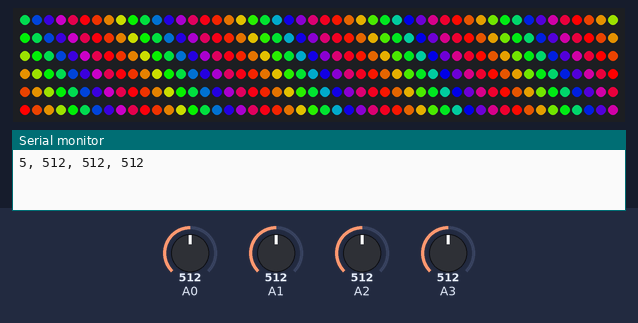
The sketch below on a simulated Arduino Uno, built with avr-gcc and run on an emulated ATmega328P. Shown: 300 RGB LEDs in strip order, left to right, continuing on the next row, the last lines printed to the serial monitor. Inputs (shaded band) come from the test bench; at power-on: A0 = 512, A1 = 512, A2 = 512, A3 = 512. Dim RGB values are drawn brighter than linear; random numbers use the default seed unless the sketch sets one.

Above: at 4.2 s.
4.3 s: A0 set to 705
At 5.8 s:
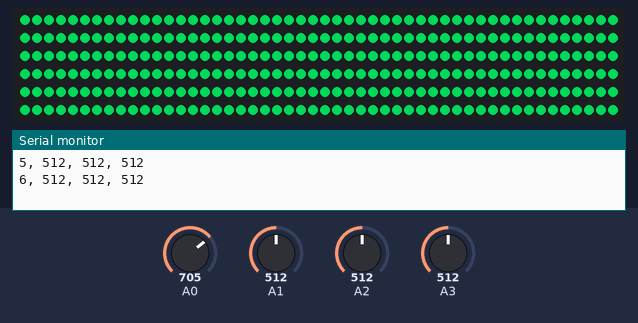
6.1 s: A0 set to 727
At 6.9 s:
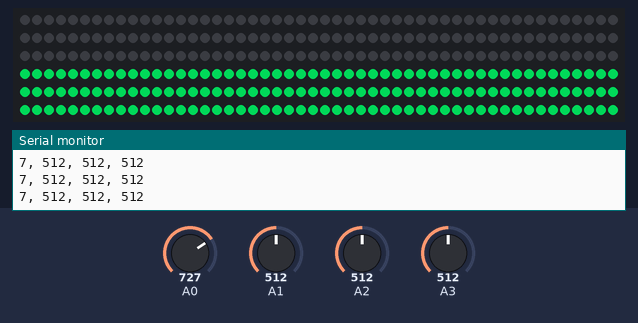
7.7 s: A0 set to 306
At 9.1 s:
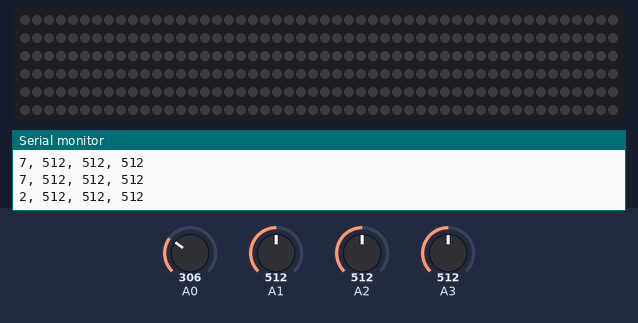
10.7 s: A1 set to 716
At 11.4 s:
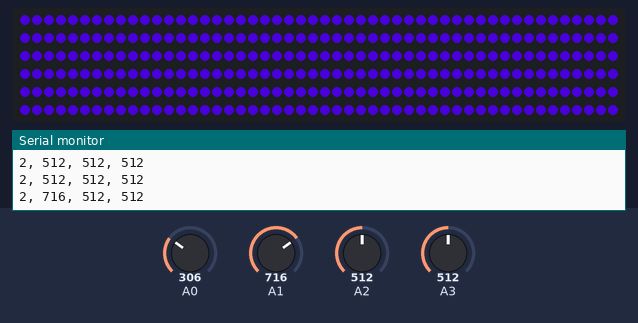
13.7 s: A1 set to 992
At 14.4 s:
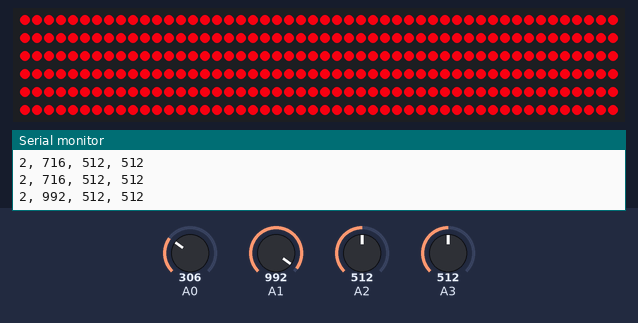
16.7 s: A0 set to 314
At 17.19 s:
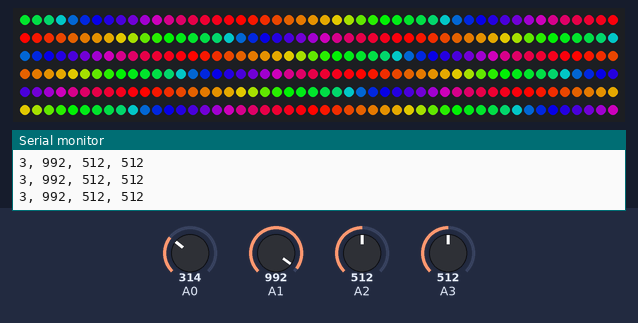
Timing chart, 0 to 19.7 s (numbered marks = the images above; inputs shaded):
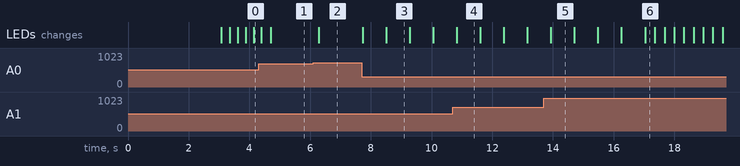

Measured:
- the behaviour switches between 716 and 717 on A0 (found by bisection; images 1 and 2)
- the behaviour switches between 306 and 307 on A0 (found by bisection; images 5 and 6)
- after the input at 6.1 s, the LEDs: change after 0.19 s (image 2)
- after the input at 7.7 s, the LEDs: first change at once (image 3 shows a later state)
- what the display in image 3 shows lasts 0.8 s, from 8.5 s to 9.3 s

The sketch:

RoomLights.ino
```cpp
#include <FastLED.h>

#define PIN 6
#define NUM_LEDS 300
#define BRIGHTNESS 255

CRGB leds[NUM_LEDS];

void setup() {
    delay( 3000 ); // power-up safety delay
    FastLED.addLeds<WS2812B, PIN, GRB>(leds, NUM_LEDS).setCorrection(TypicalLEDStrip);
    FastLED.setBrightness(BRIGHTNESS);
    FastLED.setCorrection(TypicalLEDStrip);
    FastLED.setTemperature(SodiumVapor);
    Serial.begin(9600);
    pinMode(A0, INPUT);
    pinMode(A1, INPUT);
    pinMode(A2, INPUT);
    pinMode(A3, INPUT);
    pinMode(A4, INPUT);
}

void loop() {
  int mode = analogRead(A0);
  mode = map(mode, 0, 1023, 0, 10);

  int Xval = analogRead(A1);
  int Yval = analogRead(A2);
  int Zval = analogRead(A3);

  Serial.print(mode);
  Serial.print(", ");
  Serial.print(Xval);
  Serial.print(", ");
  Serial.print(Yval);
  Serial.print(", ");
  Serial.print(Zval);
  Serial.println("");

  delay(10);

  //RGB Mode
  if(mode == 0){
       RGBmode(Xval, Yval, Zval);
  }
  //Rainbow Pulse, control fade time and change
  else if(mode == 1){
       //rainbowPulse(Xval, Yval);
       //paint(Xval, Yval, Zval, Wval, mode);
       fill_solid(leds,150,CRGB(0,0,0));
  }
  //Pulse, control Hue and fade time
  else if(mode == 2){
      pulse(Xval, Yval);
  }
  //Rainbow
  else if(mode == 3){
    fill_rainbow(leds, NUM_LEDS, beat8(map(Xval,0,1023,2,75)), map(Yval,0,1023,1,15));
  }
  //Fireworks control saturation, time, number
  else if(mode == 4){
    fireworks(Xval, Yval, Zval);
  }
  //Twinkle
  else if(mode == 5){
    rainbowWalk();
  }
  //Theater Chase Control Hue1, Hue2, block size, number of blocks
  else if(mode == 6){
    TheaterChase(Xval, Yval, Zval);
  }
  //Snake, try to match hue
  else{
      //fill_solid(leds, NUM_LEDS, CRGB(0,0,0));
      //snake(Xval, mode);
      fill_solid(leds,150,CRGB(0,0,0));
  }


  FastLED.show();
}

//Set strip to solid RGB color, Pots control color
void RGBmode(int Xval, int Yval, int Zval){
  int R = map(Xval, 0, 1023, 0, 255);
  int G = map(Yval, 0, 1023, 0, 255);
  int B = map(Zval, 0, 1023, 0, 255);

  fill_solid(leds, NUM_LEDS, CRGB(R,G,B));
}


//set a color, determine how quickly it fades to black
//might need a delay
void pulse(int hue, int BPM){
    hue = map(hue, 0, 1023, 0, 255);
    BPM = map(BPM, 0, 1023, 40, 40);
    int pause = 60000/BPM;
    CHSV hsv(hue, 255, 255); // pure blue in HSV Rainbow space
    CRGB rgb;
    hsv2rgb_rainbow(hsv, rgb);
//
//    int faderate = 128;
//    fadeToBlackBy(leds, NUM_LEDS, faderate);
//   pause = map(pause, 0, 1023, 0, 50);
    fill_solid(leds, NUM_LEDS, rgb);
    FastLED.delay(pause/2);
    FastLED.show();
    fill_solid(leds, NUM_LEDS, CRGB(0,0,0));
    FastLED.delay(pause/2);
    FastLED.show();


    CRGB lastcolor = leds[1];

//    if (lastcolor == CRGB(0,0,0)){
//      fill_solid(leds, NUM_LEDS, rgb);
//    }
}

void rainbowPulse(int change, int pause){
    change = map(change, 0, 1023, 0, 16);
    CHSV HSVchange(change, 255, 255);
    CRGB RGBchange;

    hsv2rgb_rainbow(HSVchange, RGBchange);

    CRGB rgb;

    int faderate = 20;
    fadeToBlackBy(leds, NUM_LEDS, faderate);
    pause = map(pause, 0, 1023, 0, 50);
    FastLED.delay(pause);
    FastLED.show();

    CRGB lastcolor = leds[1];

    if (lastcolor == CRGB(0,0,0)){
      FastLED.delay(100);
      rgb += RGBchange;
      fill_solid(leds, NUM_LEDS, rgb);
    }
}

void fireworks(int pixels, int sat, int faderate){
   sat = map(sat, 0, 1023, 0, 255);
   faderate = map(faderate, 0, 1023, 0, 100);
   pixels = map(pixels, 0, 1023, 1, 150);
   int pxs_to_light[pixels];
   int litcount = 0;

   for(int i=0;i<NUM_LEDS;i++){
      if(leds[i] != CRGB(0,0,0)){
        litcount++;
      }
   }

   for (int i = 0; i<(pixels-litcount); i++){
      pxs_to_light[i]=random(0,(NUM_LEDS-1));
      leds[pxs_to_light[i]].setHSV(random(0,255), sat, 255);
      FastLED.delay(faderate/4);
   }

   fadeToBlackBy(leds, NUM_LEDS, 15);
   //FastLED.show();
   FastLED.delay(faderate);
}

void TheaterChase(int hue1,int hue2,int blocksize ) {
    blocksize = 10;

    hue2 = map(hue2,0,1023,0,255);
    hue1 = map(hue1,0,1023,0,255);
    for(int j = 0; j < blocksize; j++){

      for (int i=0; i<NUM_LEDS; i+=blocksize){

        leds[i+j].setHSV(hue1,255,255);
      }
      int mode = map(analogRead(A0), 0, 1023, 0, 10);
      if (mode != 6){
        return;
      }
      FastLED.delay(300);
      FastLED.show();
      for (int i=0;i<NUM_LEDS; i+=blocksize){
        leds[i+j].setHSV(0,0,0);
      }
      fill_solid(leds, NUM_LEDS, CHSV(hue2, 255, 255));
    }

//    for (int q=0; q < blocksize; q++) {
//      for (int i=0; i < NUM_LEDS; i=i+blocksize) {
//        leds[i+q].setHSV(hue1,255,255);    //turn every "blocksize" pixel on
//        Serial.println(i+q);
//      }
//      int mode = map(analogRead(A0), 0, 1023, 0, 10);
//      if (mode != 6){
//        return;
//      }
//
//      //FastLED.delay();
//      FastLED.show();
//      for (int i=6; i < NUM_LEDS; i=i+blocksize) {
//        //strip.setPixelColor(i+q-(blocksize-3), color2);        //turn every third pixel off
//        leds[i+q-(blocksize-3)].setHSV(hue2,255,255);
//        Serial.println(i+q-(blocksize-3));
//      }
//    }
}

void rainbowWalk() {
  //size of each rainbow
  //between 10 and 50 is best
  int blocksize = 10;
  for(int j=0; j<NUM_LEDS; j++){
    for(int i=0; i<NUM_LEDS; i++) {
      //selector checker
      int selector = map(analogRead(A0),0,1023,0,10);
      if(selector != 5){
        return;
      }

      // 255 / (strips/block * px/strip)
      int hue = (255/blocksize) * (i+j+1);
      hue = hue % 255;
      leds[i].setHSV(hue, 255, 255);
      //only write to pixels 10+

    }
    FastLED.delay(200);
    FastLED.show();
  }
}

//Paint the strip using the pots, use the first pot to select the pixel, second to select the hue
//the last pot is an eraser/fill, must be off to paint in a non solid color

//void paint(int pos, int hue, int brushSize, int eraser, int mode){
//    if(mode == 1){
//      pos = map(pos, 0, 1023, 0, NUM_LEDS);
//      hue = map(hue, 0, 1023, 0, 255);
//      brushSize = map(brushSize, 0, 1023, 0, 15);
//      eraser = map(eraser, 0, 1023, 0, 2);
//
//      if (eraser==2){
//        fill_solid(leds, NUM_LEDS, (0,0,0));
//      }
//      else if (eraser==1){
//        CHSV hsv(hue, 255, 255); // pure blue in HSV Rainbow space
//        CRGB rgb;
//        hsv2rgb_rainbow(hsv, rgb);
//        fill_solid(leds, NUM_LEDS, rgb);
//      }
//      else if (eraser==0){
//        for (int i=0; i<NUM_LEDS; i++){
//          if(i = pos){
//            leds[i].setHSV(hue, 255, BRIGHTNESS);
//          }
//        }
//      }
//    }
//  }


//void snake(int snakehue, int mode){
//   int lives =3;
//   int snakesize=1;
//
//   while (lives > 0 && mode == 7){
//     int food_hue = random(0,255);
//     for(int i=NUM_LEDS;i>(snakesize-1);i--){
//        leds[i].setHSV(food_hue, 255, 255);
//        leds[i+1].setHSV(0,0,0);
//        snakehue = map(analogRead(A1),0,1000,0,255);
//        if(i == snakesize){
//          if(snakehue < (food_hue+10) && (food_hue-10)<snakehue){
//            snakesize+=3;
//          }
//          else{
//            lives--;
//            fill_solid(leds, NUM_LEDS, CRGB(255,0,0));
//            FastLED.delay(150);
//            fill_solid(leds, NUM_LEDS, CRGB(0,0,0));
//          }
//        }
//        fill_solid(leds, snakesize+1, CHSV(snakehue, 255, 255));
//        FastLED.show();
//
//        int delaytime = 50 - (snakesize);
//        FastLED.delay(delaytime);
//        //FastLED.show();
//     }
//
//   }
//      fill_solid(leds, NUM_LEDS, CRGB(255,0,0));
//   FastLED.delay(550);
//   fill_solid(leds, NUM_LEDS, CRGB(0,0,0));
//   FastLED.delay(550);
//   fill_solid(leds, NUM_LEDS, CRGB(255,0,0));
//   FastLED.delay(550);
//   fill_solid(leds, NUM_LEDS, CRGB(0,0,0));
//   FastLED.delay(550);
//   fill_solid(leds, NUM_LEDS, CRGB(255,0,0));
//   FastLED.delay(550);
//   fill_solid(leds, NUM_LEDS, CRGB(0,0,0));
//}

//void pulse(int hue, int pause){
//    hue = map(hue, 0, 1023, 0, 255);
//    CHSV hsv(hue, 255, 255); // pure blue in HSV Rainbow space
//    CRGB rgb;
//    hsv2rgb_rainbow(hsv, rgb);
//
//    int faderate = 20;
//    fadeToBlackBy(leds, NUM_LEDS, faderate);
//    pause = map(pause, 0, 1023, 0, 50);
//    FastLED.delay(pause);
//    FastLED.show();
//
//    CRGB lastcolor = leds[1];
//
//    if (lastcolor == CRGB(0,0,0)){
//      FastLED.delay(100);
//      fill_solid(leds, NUM_LEDS, rgb);
//    }
//}
```
